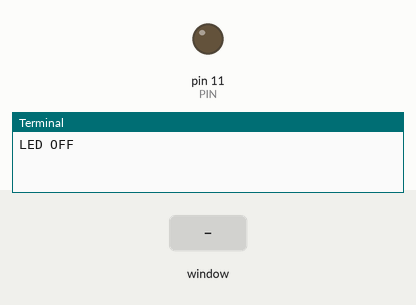
Bench run of a program on a simulated Raspberry Pi (header pin numbers). Shown: output pins drawn as LEDs (lit = HIGH), the last lines printed to the terminal. Inputs (shaded band) come from the test bench. The desktop window is not drawn, its controls go by their first labels and the mouse button is held 0.15 s; threads take turns every 2 ms.

Above: at 1.2 s.
1.3 s: slider 1 in the window set to 3
At 2.4 s:
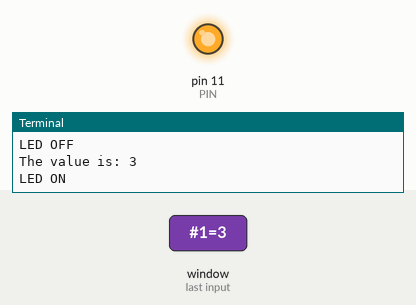
3.5 s: slider 1 in the window set to 1
6.5 s: slider 1 in the window set to 5
Timing chart, 0 to 13.5 s (numbered marks = the images above; inputs shaded):
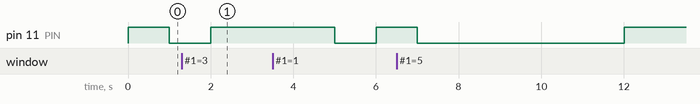

Measured:
- after the input at 1.3 s, pin 11 (PIN): goes on until 2.0 s, then stays HIGH

The program:

BlinkLed_Tkinter_Threading.py
```python
import RPi.GPIO as GPIO
import tkinter as tk
import time
import threading

class MyTkinterApp(threading.Thread):
       timeVal = 1
       ProgramExit = False

       def __init__(self):
              threading.Thread.__init__(self)
              self.start()

       def callback(self):
              print ('Thanks, see you later .....')
              self.ProgramExit = True
              self.master.quit()

       def run(self):
              self.master = tk.Tk()
              self.master.protocol("WM_DELETE_WINDOW", self.callback)
              self.master.title("Blinking led")
              self.master.configure(background="black")
              self.master.geometry('250x200')
              # myFont=tkFont.Font(family = 'Helvetica', size= 30, weight = 'bold')
              #c=tk.Canvas(master, width=250, height=200)
              #c.pack()

              w = tk.Scale(self.master, from_=1, to=5, tickinterval=1, showvalue=0, orient=tk.HORIZONTAL, label="Blinking Time for Led (seconds)", bg="black", fg="white", activebackground='blue', command=self.changetime)
              w.pack(side=tk.TOP, fill=tk.BOTH, pady=10, padx=10)

              #exitButton = Button(master, text="Exit", font=myFont, command=exitProgram, height=2, width=6)
              exitButton = tk.Button(self.master, text="Exit", command=self.callback, highlightcolor="white", height=3, width=6, bg="black", fg="white")
              exitButton.pack(pady=15)

              self.master.mainloop()

       def changetime(self,duty):
               self.timeVal=int(duty)
               print ('The value is:', self.timeVal)

       def get_timeVal(self):
               return self.timeVal

       def get_ProgramExitTrigger(self):
               return self.ProgramExit

Myapp = MyTkinterApp()

# GPIO Setup
PIN = 11
#timeVal = 1
GPIO.setmode(GPIO.BOARD)
GPIO.setup(PIN, GPIO.OUT)

while Myapp.get_ProgramExitTrigger() == False:
       GPIO.output(PIN, True)
       time.sleep(int(Myapp.get_timeVal()))
       print ('LED OFF')
       GPIO.output(PIN, False)
       time.sleep(int(Myapp.get_timeVal()))
       print ('LED ON')

GPIO.cleanup()
```
